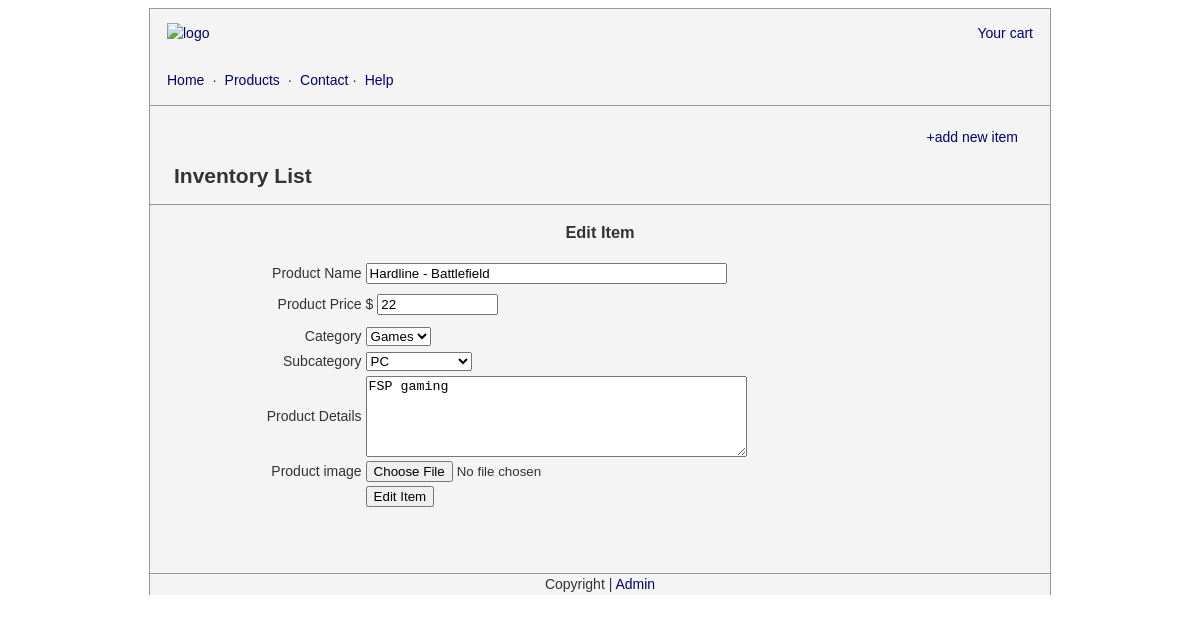
The app's page /storeadmin/inventory_edit.php?pid=6 (signed in) with its own data.
### tables this page shows
CREATE TABLE IF NOT EXISTS `products` (
  `id` int(11) NOT NULL AUTO_INCREMENT,
  `product_name` varchar(255) NOT NULL,
  `price` varchar(16) NOT NULL,
  `details` text NOT NULL,
  `category` varchar(16) NOT NULL,
  `subcategory` varchar(16) NOT NULL,
  `date_added` date NOT NULL,
  PRIMARY KEY (`id`),
  UNIQUE KEY `product_name` (`product_name`)
);

### storeadmin/inventory_edit.php (the view, shortened to what this page needs)
<?php
include("../storescriptes/connect_to_mysql.php");
?>
<?php
if(isset($_GET['pid'])){
	$targetID = $_GET['pid'];
	$sql = mysqli_query($connection,"SELECT * FROM `products` WHERE id = '$targetID'");
	$productCount = mysqli_num_rows($sql);
	if($productCount > 0){
		while($row = mysqli_fetch_array($sql)){
			$product_name = $row ["product_name"];
			$price = $row["price"];
			$category = $row["category"];
			$subcategory = $row["subcategory"];
			$details = $row["details"];
		}
}else{
	echo 'Sorry it does not exist';
	exit();
}
}
?>
<!DOCTYPE html PUBLIC "-//W3C//DTD XHTML 1.0 Transitional//EN" "http://www.w3.org/TR/xhtml1/DTD/xhtml1-transitional.dtd">
<html xmlns="http://www.w3.org/1999/xhtml">
<head>
<link rel="stylesheet" href="../style/style.css" type="text/css" media="screen" />
</head>
<body>
<div align="center" id="mainWrapper">
  <?php include_once("../template_header.php");?>
  <div id="pageContent"><br />
    <div align="right" style="margin-right:32px"><a href="inventory_list.php#inventoryForm">+add new item</a></div>
<div align="left" style="margin-left:24px;">
      <h2>Inventory List</h2>
</div>
    <hr />
    <h3>Edit Item</h3>
    <form action="inventory_edit.php" enctype="multipart/form-data" name="AddItem" id="AddItem" method="post">
    <table width="794" border="0">
      <tr>
        <td width="20%" align="right">Product Name</td>
        <td width="80%"><label>
          <input type="text" name="product_name" id="product_name" size="42" value="<?php echo $product_name; ?>"/>
        </label></td>
      </tr>
      <tr>
        <td height="34" align="right">Product Price </td>
        <td>$
          <label>
            <input type="text" name="product_price" id="product_price" size="12px" value="<?php echo $price; ?>"/>
          </label></td>
      </tr>
      <tr>
        <td align="right">Category</td>
        <td><label>
          <select name="category" id="category" value="<?php echo $category; ?>">
          <option value="Games"> Games </option>
          </select>
        </label></td>
      </tr>
      <tr>
        <td align="right">Subcategory</td>
        <td><label>
          <select name="subcategory" id="subcategory">
          <option value="<?php echo $subcategory; ?>"><?php echo $subcategory; ?></option>
          </select>
        </label></td>
      </tr>
      <tr>
        <td align="right">Product Details</td>
        <td><label>
          <textarea name="product_details" id="product_details" cols="45" rows="5"><?php echo $details; ?></textarea>
        </label></td>
      </tr>
      <tr>
        <td align="right">Product image</td>
        <td><label>
          <input type="file" name="fileField" id="fileField" />
        </label></td>
      </tr>
      <tr>
        <td>&nbsp;</td>
        <td><input type="submit" name="button" id="button" value="Edit Item" /></td>
      </tr>
      </table>
    </form>
<br />
      <br />
      <br />
  </div>
  <?php include_once("../template_footer.php"); ?>
</div>
</body>
</html>

### style/style.css (style rules this page uses)
a:link { color: #006; text-decoration: none; }
body,td,th { font-family: Arial, Helvetica, sans-serif; font-size:14px; color:#333; line-height:1.5em; }
a { font-size: 14px; }
#pageContent { border:#999 1px solid; border-bottom:none; background-color:#f4f4f4; width:900px; }

### records on screen
products: product_name "Hardline - Battlefield", product_price "22", category "Games", subcategory "PC", product_details "FSP gaming"
